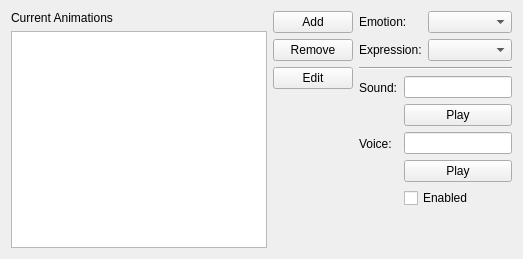
        <widget class="QWidget" name="animsTab">
         <attribute name="title">
          <string>Animations</string>
         </attribute>
         <layout class="QHBoxLayout" name="horizontalLayout_12">
          <item>
           <layout class="QHBoxLayout" name="horizontalLayout_7">
            <item>
             <layout class="QVBoxLayout" name="verticalLayout_5">
              <item>
               <widget class="QLabel" name="label_12">
                <property name="text">
                 <string>Current Animations</string>
                </property>
               </widget>
              </item>
              <item>
               <widget class="QListWidget" name="animsList"/>
              </item>
             </layout>
            </item>
            <item>
             <layout class="QVBoxLayout" name="verticalLayout_4">
              <item>
               <widget class="QPushButton" name="addAnimButton">
                <property name="text">
                 <string>Add</string>
                </property>
               </widget>
              </item>
              <item>
               <widget class="QPushButton" name="removeAnimButton">
                <property name="text">
                 <string>Remove</string>
                </property>
               </widget>
              </item>
              <item>
               <widget class="QPushButton" name="editAnimButton">
                <property name="text">
                 <string>Edit</string>
                </property>
               </widget>
              </item>
              <item>
               <spacer name="verticalSpacer_3">
                <property name="orientation">
                 <enum>Qt::Vertical</enum>
                </property>
                <property name="sizeHint" stdset="0">
                 <size>
                  <width>20</width>
                  <height>40</height>
                 </size>
                </property>
               </spacer>
              </item>
             </layout>
            </item>
           </layout>
          </item>
          <item>
           <layout class="QVBoxLayout" name="verticalLayout_7">
            <item>
             <layout class="QFormLayout" name="formLayout">
              <item row="0" column="0">
               <widget class="QLabel" name="label_17">
                <property name="text">
                 <string>Emotion:</string>
                </property>
               </widget>
              </item>
              <item row="0" column="1">
               <widget class="QComboBox" name="emotionSelect"/>
              </item>
              <item row="1" column="0">
               <widget class="QLabel" name="label_18">
                <property name="text">
                 <string>Expression:</string>
                </property>
               </widget>
              </item>
              <item row="1" column="1">
               <widget class="QComboBox" name="expressionSelect"/>
              </item>
             </layout>
            </item>
            <item>
             <widget class="Line" name="line">
              <property name="orientation">
               <enum>Qt::Horizontal</enum>
              </property>
             </widget>
            </item>
            <item>
             <layout class="QFormLayout" name="formLayout_2">
              <item row="0" column="0">
               <widget class="QLabel" name="label_19">
                <property name="text">
                 <string>Sound:</string>
                </property>
               </widget>
              </item>
              <item row="0" column="1">
               <layout class="QVBoxLayout" name="verticalLayout_6">
                <item>
                 <widget class="QLineEdit" name="soundEdit">
                  <property name="maxLength">
                   <number>16</number>
                  </property>
                 </widget>
                </item>
                <item>
                 <widget class="QPushButton" name="soundButton">
                  <property name="text">
                   <string>Play</string>
                  </property>
                 </widget>
                </item>
               </layout>
              </item>
              <item row="1" column="0">
               <widget class="QLabel" name="label_20">
                <property name="text">
                 <string>Voice:</string>
                </property>
               </widget>
              </item>
              <item row="1" column="1">
               <layout class="QVBoxLayout" name="verticalLayout_8">
                <item>
                 <widget class="QLineEdit" name="voiceEdit">
                  <property name="maxLength">
                   <number>16</number>
                  </property>
                 </widget>
                </item>
                <item>
                 <widget class="QPushButton" name="voiceButton">
                  <property name="text">
                   <string>Play</string>
                  </property>
                 </widget>
                </item>
               </layout>
              </item>
              <item row="2" column="1">
               <widget class="QCheckBox" name="soundCheckbox">
                <property name="text">
                 <string>Enabled</string>
                </property>
               </widget>
              </item>
             </layout>
            </item>
            <item>
             <spacer name="verticalSpacer_2">
              <property name="orientation">
               <enum>Qt::Vertical</enum>
              </property>
              <property name="sizeHint" stdset="0">
               <size>
                <width>20</width>
                <height>40</height>
               </size>
              </property>
             </spacer>
            </item>
           </layout>
          </item>
         </layout>
        </widget>
